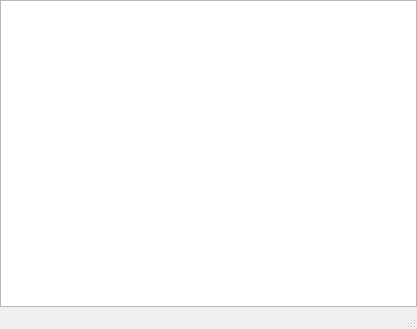
<?xml version="1.0" encoding="UTF-8"?>
<ui version="4.0">
 <class>MainWindow</class>
 <widget class="QMainWindow" name="MainWindow">
  <property name="geometry">
   <rect>
    <x>0</x>
    <y>0</y>
    <width>417</width>
    <height>329</height>
   </rect>
  </property>
  <property name="windowTitle">
   <string>MainWindow</string>
  </property>
  <widget class="QWidget" name="centralwidget">
   <layout class="QGridLayout" name="gridLayout">
    <property name="leftMargin">
     <number>0</number>
    </property>
    <property name="topMargin">
     <number>0</number>
    </property>
    <property name="rightMargin">
     <number>0</number>
    </property>
    <property name="bottomMargin">
     <number>0</number>
    </property>
    <item row="0" column="0">
     <layout class="QGridLayout" name="gridLayout_2">
      <item row="0" column="0">
       <widget class="QPlainTextEdit" name="plainTextEdit"/>
      </item>
     </layout>
    </item>
   </layout>
  </widget>
  <widget class="QMenuBar" name="menubar">
   <property name="geometry">
    <rect>
     <x>0</x>
     <y>0</y>
     <width>417</width>
     <height>31</height>
    </rect>
   </property>
  </widget>
  <widget class="QStatusBar" name="statusbar"/>
 </widget>
 <resources/>
 <connections/>
</ui>
